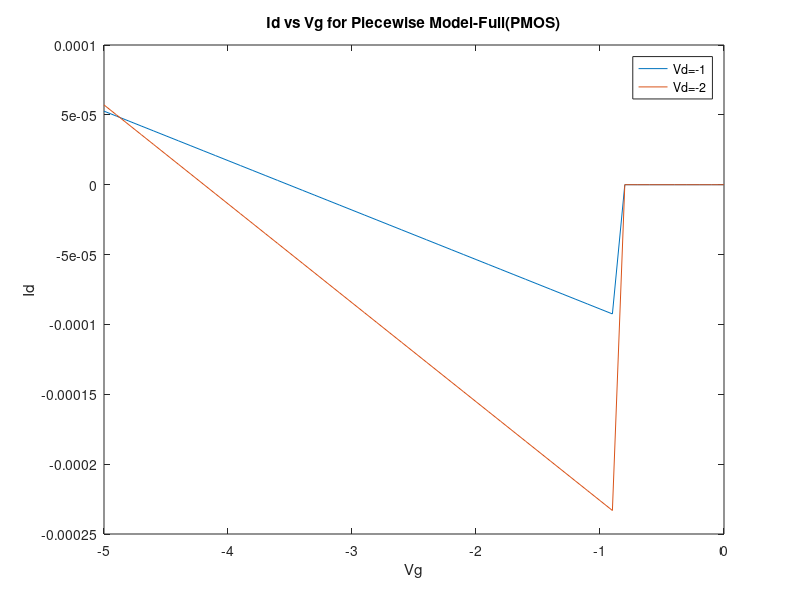

MATLAB code to generate this figure:
q=1.6e-19;
eps_0=8.85e-12;
kT=26e-3*q;
Vt=26e-3;

% semiconductor
Nsub=3.5e17*1e6;
k_si=12;
ni=1.5e10*1e6;      
Eg=1.1*q;
eps_si=k_si*eps_0;
chi_si=4.05*q;
Na=abs(Nsub);
W=1e-6;
L=1e-6;
muf=100e-4;

% oxide
tox=10e-9;           % oxide thickness
k_ox=4; 
eps_ox=k_ox*eps_0; 
Cox=eps_ox/tox;

phi_m=chi_si/q+Eg/q;
phi_b=-sign(Nsub)*kT/q*log(abs(Nsub)/ni);
phi_s= chi_si/q + Eg/(2*q) + phi_b;
Vfb= phi_m - phi_s;     

% Pao-Sah solution at a Id = f_ps(Vg,Vd)

% 
Vg=-5:0.1:0;
Vd=[  -1 -2 ];


w=sqrt(2*eps_si*abs(phi_b)/(q*Na));
Cd=eps_si/w;
m=1+Cd/Cox;

% Vd=-5:0.1:0;
% Vg=-5:1:-1;

%Threshold voltage
 psi_s=2*abs(phi_b); %psi_s=2*phi_b
% psi_ox=(sqrt(2*eps_si*q*Na*psi_s))/Cox; %Voltage drop in oxide
% Vth=psi_s+psi_ox+Vfb; %Threshold voltage

Vth=-0.8;
Vth=abs(Vth);




for j=1:length(Vd)
for i=1:length(Vg)
    if abs(Vg(i))>Vth
    temp1=((abs(Vg(i))-Vfb-psi_s-(abs(Vd(j))/2))*abs(Vd(j)));
    temp2=(2*sqrt(2*eps_si*q*Na)/(3*Cox));
    temp3=(((psi_s+abs(Vd(j)))^1.5)-(psi_s^1.5));
    Id(i,j)=muf*Cox*W/L*(temp1-temp2*temp3);  
    elseif abs(Vg(i))<Vth
        Id(i,j)=muf*Cox*(W/L)*(m-1)*(Vt^2)*exp((abs(Vg(i))-Vth)/(m*Vt))*(1-exp(-abs(Vd(j))/Vt));
   
    end
end
end

 
 

 
  
%Vg,Vd format
 figure(1);
 
  

plot(Vg,Id(:,1))
hold on
plot(Vg,Id(:,2))
hold on
ylabel('Id');

% plot(Vd,Id(5,:))
%  hold on 
%  plot(Vd,Id(4,:))
%  hold on 
%  plot(Vd,Id(3,:))
%  hold on
%  plot(Vd,Id(2,:))
%  hold on
%  plot(Vd,Id(1,:))

 
 xlabel('Vg');
 ylabel('Id');
title ('Id vs Vg for Piecewise Model-Full(PMOS)')
%legend('Vg=-1','Vg=-2','Vg=-3','Vg=-4','Vg=-5')
legend('Vd=-1','Vd=-2')
%ylim([0, 0.5e-4])
%title('Comparision : Piecewise Full and Approx Id-Vd (PMOS)')
 
 
 